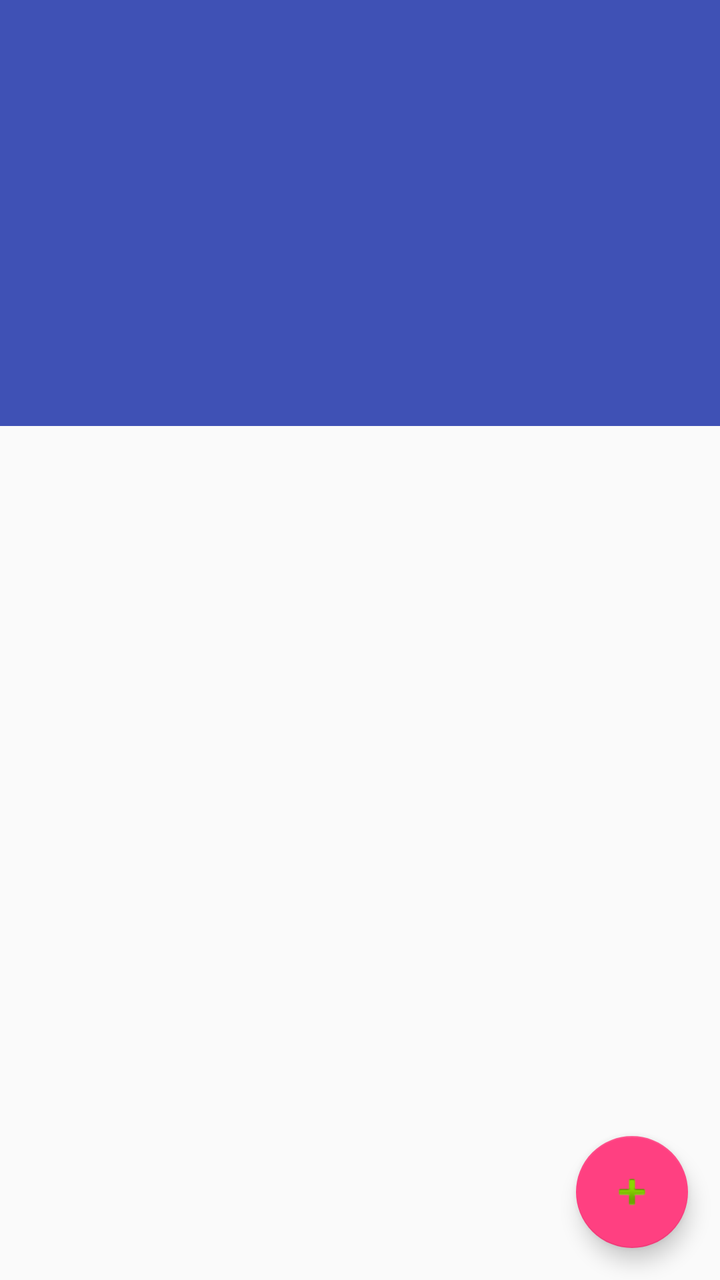
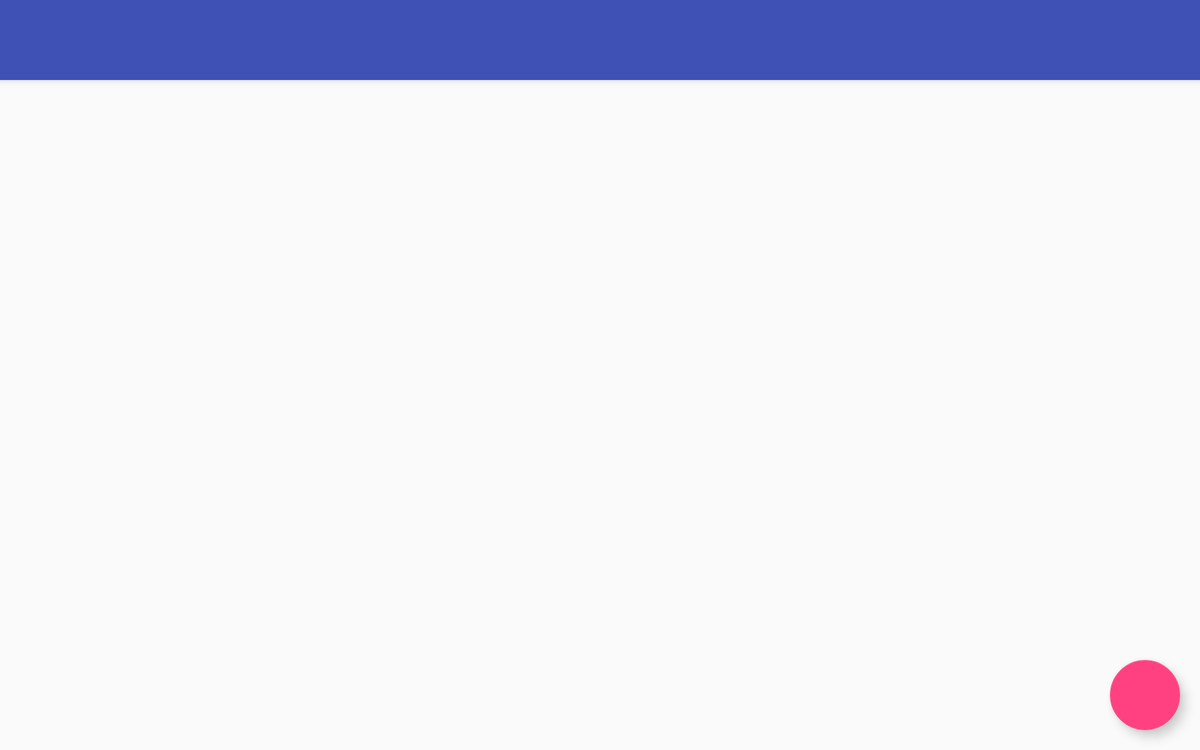

An Android layout and its configuration variant, each rendered on a device that would load it. The default file and the variant file are quoted in full after the pictures.
<!-- AndroidManifest.xml: activity theme AppTheme.NoActionBar -->
<!-- res/layout/activity_main.xml -->
<?xml version="1.0" encoding="utf-8"?>
<android.support.design.widget.CoordinatorLayout xmlns:android="http://schemas.android.com/apk/res/android"
    xmlns:app="http://schemas.android.com/apk/res-auto"
    xmlns:tools="http://schemas.android.com/tools"
    android:layout_width="match_parent"
    android:layout_height="match_parent"
    android:fitsSystemWindows="true"
    tools:context=".AddScript">

    <android.support.design.widget.AppBarLayout
        android:id="@+id/app_bar"
        android:layout_width="match_parent"
        android:layout_height="@dimen/app_bar_height"
        android:fitsSystemWindows="true"
        android:theme="@style/AppTheme.AppBarOverlay">

        <android.support.design.widget.CollapsingToolbarLayout
            android:id="@+id/toolbar_layout"
            android:layout_width="match_parent"
            android:layout_height="match_parent"
            android:fitsSystemWindows="true"
            app:contentScrim="?attr/colorPrimary"
            app:layout_scrollFlags="scroll|exitUntilCollapsed">

            <ImageView
                android:src="@drawable/backdrop"
                android:scaleType="fitXY"
                android:layout_width="match_parent"
                android:layout_height="match_parent" />

            <android.support.v7.widget.Toolbar
                android:id="@+id/toolbar"
                android:layout_width="match_parent"
                android:layout_height="?attr/actionBarSize"
                app:layout_collapseMode="pin"
                app:popupTheme="@style/AppTheme.PopupOverlay" />

        </android.support.design.widget.CollapsingToolbarLayout>
    </android.support.design.widget.AppBarLayout>

    <android.support.v7.widget.RecyclerView
        android:id="@+id/recycler_view"
        android:layout_below="@id/app_bar"
        android:layout_width="match_parent"
        android:layout_height="match_parent"
        app:layout_behavior="@string/appbar_scrolling_view_behavior"
        />

    <android.support.design.widget.FloatingActionButton
        android:id="@+id/fab"
        android:layout_width="wrap_content"
        android:layout_height="wrap_content"
        android:layout_gravity="bottom|end"
        android:layout_margin="@dimen/fab_margin"
        android:src="@android:drawable/ic_input_add" />

</android.support.design.widget.CoordinatorLayout>
<!-- resources referenced by this layout -->
<resources>
  <dimen name="app_bar_height">213dp</dimen>
  <dimen name="fab_margin">16dp</dimen>
  <style name="AppTheme.AppBarOverlay" parent="ThemeOverlay.AppCompat.Dark.ActionBar" />
  <style name="AppTheme.PopupOverlay" parent="ThemeOverlay.AppCompat.Light" />
  <style name="AppTheme.NoActionBar">
          <item name="windowActionBar">false</item>
          <item name="windowNoTitle">true</item>
      </style>
</resources>
<!-- res/layout-large-land/activity_main.xml (the repository's variant of the layout above) -->
<!-- drawn on a 7-inch tablet turned sideways -->
<?xml version="1.0" encoding="utf-8"?>
<android.support.design.widget.CoordinatorLayout xmlns:android="http://schemas.android.com/apk/res/android"
    xmlns:app="http://schemas.android.com/apk/res-auto"
    xmlns:tools="http://schemas.android.com/tools"
    android:id="@+id/coordinator_layout"
    android:layout_width="match_parent"
    android:layout_height="match_parent"
    android:fitsSystemWindows="true"
    tools:context=".AddScript"
    android:background="@drawable/backdrop">

    <android.support.design.widget.AppBarLayout
        android:id="@+id/app_bar"
        android:layout_width="match_parent"
        android:layout_height="?attr/actionBarSize"
        android:theme="@style/AppTheme.AppBarOverlay">

        <android.support.v7.widget.Toolbar
            android:id="@+id/toolbar"
            android:layout_width="match_parent"
            android:layout_height="?attr/actionBarSize"
            app:popupTheme="@style/AppTheme.PopupOverlay"/>
    </android.support.design.widget.AppBarLayout>

    <android.support.v7.widget.RecyclerView
        android:id="@+id/recycler_view"
        android:layout_below="@id/app_bar"
        android:layout_width="match_parent"
        android:layout_height="match_parent"
        app:layout_behavior="@string/appbar_scrolling_view_behavior"
        android:layout_marginLeft="@dimen/card_view_margin_horizontal"
        android:layout_marginRight="@dimen/card_view_margin_horizontal"
        android:layout_marginTop="@dimen/card_view_margin_vertical"
        android:layout_marginBottom="@dimen/card_view_margin_vertical"/>

    <android.support.design.widget.FloatingActionButton
        android:id="@+id/fab"
        android:layout_width="wrap_content"
        android:layout_height="wrap_content"
        android:layout_gravity="bottom|end"
        android:layout_margin="@dimen/fab_margin"
        android:src="@drawable/ic_note_add_white_48dp"
        android:contentDescription="@string/new_script_description"/>

</android.support.design.widget.CoordinatorLayout>
<!-- resources referenced by the variant -->
<!-- as a 7-inch tablet turned sideways resolves them -->
<resources>
  <!-- from res/values-large-land/ -->
  <dimen name="card_view_margin_horizontal">240dp</dimen>
  <dimen name="card_view_margin_vertical">2dp</dimen>
  <dimen name="fab_margin">16dp</dimen>
  <string name="new_script_description">Create a new script.</string>
  <style name="AppTheme.AppBarOverlay" parent="ThemeOverlay.AppCompat.Dark.ActionBar" />
  <style name="AppTheme.PopupOverlay" parent="ThemeOverlay.AppCompat.Light" />
  <style name="AppTheme.NoActionBar">
          <item name="windowActionBar">false</item>
          <item name="windowNoTitle">true</item>
      </style>
</resources>
